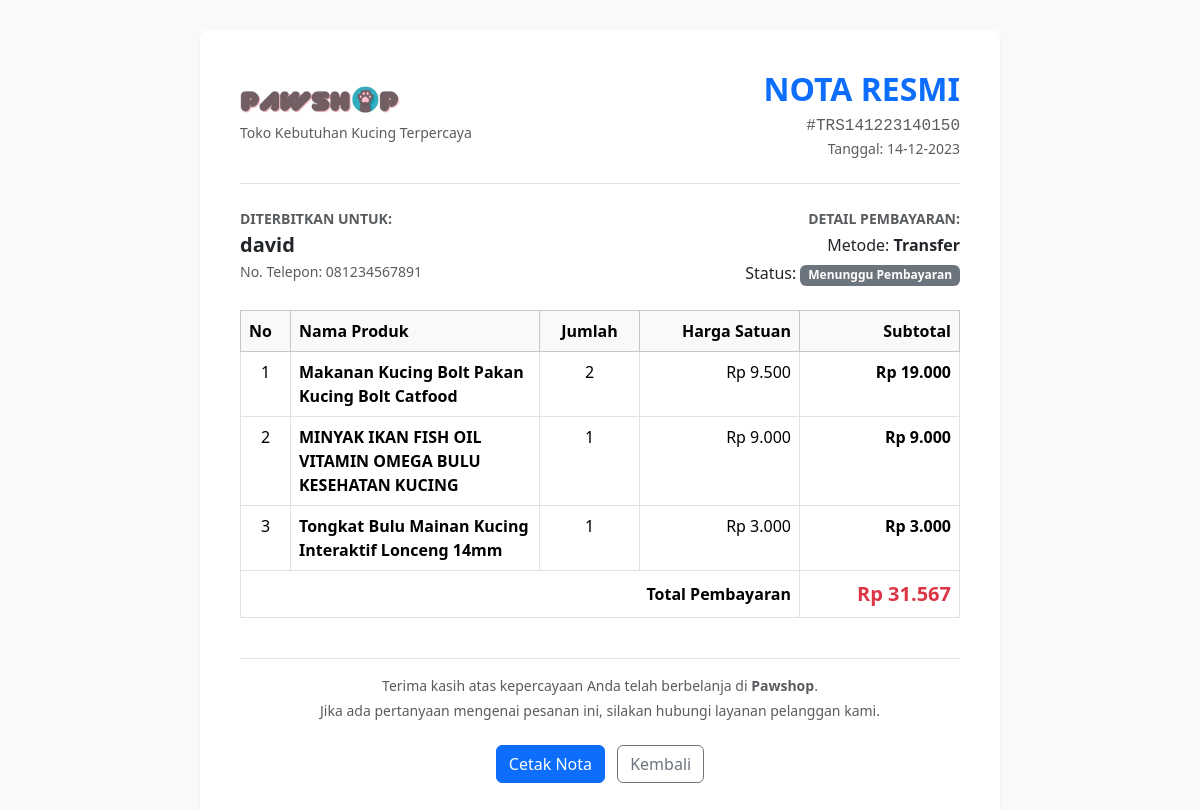
Page /customer/invoice.php?id=TRS141223140150 (signed in) on the committed database.
### tables this page shows
CREATE TABLE IF NOT EXISTS `transaksi` (
  `id` varchar(25) NOT NULL,
  `timestamp` varchar(30) NOT NULL,
  `user_id` int(11) NOT NULL,
  `total_amount` int(11) NOT NULL,
  `payment_method` varchar(50) NOT NULL,
  `bukti_pembayaran` varchar(255) DEFAULT NULL,
  `status_id` int(11) NOT NULL,
  `expiry_date` bigint(20) DEFAULT NULL,
  PRIMARY KEY (`id`),
  KEY `user_id` (`user_id`),
  KEY `status_id` (`status_id`)
);

CREATE TABLE IF NOT EXISTS `users` (
  `id` int(11) NOT NULL AUTO_INCREMENT,
  `username` varchar(50) NOT NULL,
  `password` varchar(255) NOT NULL,
  `phone_number` varchar(30) DEFAULT NULL,
  `remember_token` varchar(255) DEFAULT '',
  `privilege` varchar(20) NOT NULL DEFAULT 'user',
  PRIMARY KEY (`id`),
  UNIQUE KEY `username` (`username`)
);

CREATE TABLE IF NOT EXISTS `status` (
  `id` int(11) NOT NULL AUTO_INCREMENT,
  `name` varchar(50) NOT NULL,
  PRIMARY KEY (`id`)
);

CREATE TABLE IF NOT EXISTS `transaksi_detail` (
  `id` int(11) NOT NULL AUTO_INCREMENT,
  `transactions_id` varchar(25) NOT NULL,
  `product_id` int(11) NOT NULL,
  `quantity` int(11) NOT NULL,
  `unit_price` int(11) NOT NULL,
  `subtotal` int(11) NOT NULL,
  PRIMARY KEY (`id`),
  KEY `transactions_id` (`transactions_id`),
  KEY `product_id` (`product_id`)
);

CREATE TABLE IF NOT EXISTS `produk` (
  `id` int(11) NOT NULL AUTO_INCREMENT,
  `gambar` varchar(255) NOT NULL DEFAULT 'x.jpg',
  `nama_produk` varchar(255) NOT NULL,
  `category_id` int(11) NOT NULL,
  `stok` int(11) NOT NULL DEFAULT 0,
  `harga` int(11) NOT NULL DEFAULT 0,
  `detail` text DEFAULT NULL,
  PRIMARY KEY (`id`),
  KEY `category_id` (`category_id`)
);

### config/database.php (called while the page is built, shortened)
<?php
spl_autoload_register(function ($class) {
    $prefix = 'App\\';
    $base_dir = ROOT_PATH . '/src/';
    $len = strlen($prefix);
    $relative_class = substr($class, $len);
    $file = $base_dir . str_replace('\\', '/', $relative_class) . '.php';
});
require_once ROOT_PATH . '/src/helpers.php';

### src/Database.php (called while the page is built, shortened)
<?php
class Database
{
    private static ?Database $instance = null;
    private function __construct()
    {
        $host = getenv('DB_HOST') ?: 'localhost';
        $user = getenv('DB_USER') ?: 'root';
        $pass = getenv('DB_PASS') !== false ? getenv('DB_PASS') : '';
        $name = getenv('DB_NAME') ?: 'pawshop';
        $port = getenv('DB_PORT') ? (int)getenv('DB_PORT') : 3306;
        if (extension_loaded('pdo_mysql')) {
            $dsn = "mysql:host={$host};port={$port};dbname={$name};charset=utf8mb4";
            $options = [
                PDO::ATTR_ERRMODE            => PDO::ERRMODE_EXCEPTION,
                PDO::ATTR_DEFAULT_FETCH_MODE => PDO::FETCH_ASSOC,
                PDO::ATTR_EMULATE_PREPARES   => false,
            ];
            try {
                $this->pdo = new PDO($dsn, $user, $pass, $options);
                $this->usePdo = true;
                return;
            } catch (PDOException $e) {
            }
        }
        die("Database connection failed: Neither PDO (pdo_mysql) nor MySQLi extension is installed.");
    }
    public static function getInstance(): Database
    {
        if (self::$instance === null) {
            self::$instance = new self();
        }
        return self::$instance;
    }
    public static function query(string $sql, array $params = []): array
    {
        $db = self::getInstance();
        if ($db->usePdo && $db->pdo) {
            $stmt = $db->pdo->prepare($sql);
            $stmt->execute($params);
            return $stmt->fetchAll();
        }
        return [];
    }
    public static function fetchOne(string $sql, array $params = []): ?array
    {
        $db = self::getInstance();
        if ($db->usePdo && $db->pdo) {
            $stmt = $db->pdo->prepare($sql);
            $stmt->execute($params);
            $res = $stmt->fetch();
            return $res ?: null;
        }
        return null;
    }
}

### src/OrderService.php (called while the page is built, shortened)
<?php
class OrderService
{
    public static function getOrderById(string $orderId): ?array
    {
        return Database::fetchOne(
            "SELECT t.*, u.username, u.phone_number, s.name AS status_name
             FROM transaksi t
             JOIN users u ON t.user_id = u.id
             JOIN status s ON t.status_id = s.id
             WHERE t.id = ?",
            [$orderId]
        );
    }
    public static function getOrderDetails(string $orderId): array
    {
        return Database::query(
            "SELECT td.*, p.nama_produk, p.gambar
             FROM transaksi_detail td
             JOIN produk p ON td.product_id = p.id
             WHERE td.transactions_id = ?",
            [$orderId]
        );
    }
}

### src/helpers.php (called while the page is built, shortened)
<?php
if (!function_exists('format_rupiah')) {
    function format_rupiah(float|int|null $amount): string
    {
        return 'Rp ' . number_format((float)($amount ?? 0), 0, ',', '.');
    }
}

### customer/invoice.php (the view, shortened to what this page needs)
<?php
require_once __DIR__ . '/../config/database.php';
$id = isset($_GET['id']) ? trim($_GET['id']) : '';
$order = !empty($id) ? OrderService::getOrderById($id) : null;
$details = OrderService::getOrderDetails($id);
?>
<!DOCTYPE html>
<html lang="id">
<head>
  <link href="<?= BASE_URL ?>assets/css/bootstrap.min.css" rel="stylesheet">
</head>
<body>
  <div class="container">
    <div class="invoice-card">
      <div class="d-flex justify-content-between align-items-center mb-4 border-bottom pb-4">
        <div>
          <img src="<?= BASE_URL ?>assets/images/brand/logo.png" alt="Pawshop" width="160">
          <p class="text-muted small mt-2 mb-0">Toko Kebutuhan Kucing Terpercaya</p>
        </div>
        <div class="text-end">
          <h2 class="fw-bold mb-1 text-primary">NOTA RESMI</h2>
          <span class="text-muted font-monospace">#<?= htmlspecialchars($order['id']) ?></span>
          <p class="mb-0 text-muted small">Tanggal: <?= htmlspecialchars($order['timestamp']) ?></p>
        </div>
      </div>
      <div class="row mb-4">
        <div class="col-6">
          <p class="text-muted small mb-1 fw-bold text-uppercase">Diterbitkan Untuk:</p>
          <h5 class="fw-bold mb-1"><?= htmlspecialchars($order['username']) ?></h5>
          <p class="text-muted small mb-0">No. Telepon: <?= htmlspecialchars($order['phone_number'] ?? '-') ?></p>
        </div>
        <div class="col-6 text-end">
          <p class="text-muted small mb-1 fw-bold text-uppercase">Detail Pembayaran:</p>
          <p class="mb-1">Metode: <strong><?= htmlspecialchars($order['payment_method']) ?></strong></p>
          <p class="mb-0">Status: <span class="badge bg-secondary"><?= htmlspecialchars($order['status_name']) ?></span></p>
        </div>
      </div>
      <div class="table-responsive mb-4">
        <table class="table table-bordered">
          <thead class="table-light">
            <tr>
              <th style="width: 50px;">No</th>
              <th>Nama Produk</th>
              <th class="text-center" style="width: 100px;">Jumlah</th>
              <th class="text-end" style="width: 160px;">Harga Satuan</th>
              <th class="text-end" style="width: 160px;">Subtotal</th>
            </tr>
          </thead>
          <tbody>
            <?php
            $no = 1;
            foreach ($details as $row):
            ?>
              <tr>
                <td class="text-center"><?= $no++ ?></td>
                <td class="fw-semibold"><?= htmlspecialchars($row['nama_produk']) ?></td>
                <td class="text-center"><?= $row['quantity'] ?></td>
                <td class="text-end"><?= format_rupiah($row['unit_price']) ?></td>
                <td class="text-end fw-bold"><?= format_rupiah($row['subtotal']) ?></td>
              </tr>
            <?php endforeach; ?>
          </tbody>
          <tfoot>
            <tr>
              <th colspan="4" class="text-end">Total Pembayaran</th>
              <th class="text-end text-danger fs-5"><?= format_rupiah($order['total_amount']) ?></th>
            </tr>
          </tfoot>
        </table>
      </div>
      <div class="border-top pt-3 text-center text-muted small">
        <p class="mb-1">Terima kasih atas kepercayaan Anda telah berbelanja di <strong>Pawshop</strong>.</p>
        <p class="mb-0">Jika ada pertanyaan mengenai pesanan ini, silakan hubungi layanan pelanggan kami.</p>
      </div>
      <div class="text-center mt-4 no-print">
        <button onclick="window.print()" class="btn btn-primary me-2">
          Cetak Nota
        </button>
        <a href="<?= BASE_URL ?>customer/transactions.php" class="btn btn-outline-secondary">
          Kembali
        </a>
      </div>
    </div>
  </div>
</body>
</html>

### customer/invoice.php (style rules this page uses)
body { background-color: #f8f9fa; }
.invoice-card { max-width: 800px; margin: 30px auto; background: white; border-radius: 8px; box-shadow: 0 4px 6px rgba(0,0,0,0.05); padding: 40px; }

### rows in the picture
transaksi: id "TRS141223140150", timestamp "14-12-2023", user.username "david", user.phone_number "081234567891", payment_method "Transfer", status.name "Menunggu Pembayaran", total_amount "Rp 31.567"
transaksi_detail: produk.nama_produk "Makanan Kucing Bolt Pakan Kucing Bolt Catfood", quantity "2", unit_price "Rp 9.500", subtotal "Rp 19.000"
transaksi_detail: produk.nama_produk "MINYAK IKAN FISH OIL VITAMIN OMEGA BULU KESEHATAN KUCING", quantity "1", unit_price "Rp 9.000", subtotal "Rp 9.000"
transaksi_detail: produk.nama_produk "Tongkat Bulu Mainan Kucing Interaktif Lonceng 14mm", quantity "1", unit_price "Rp 3.000", subtotal "Rp 3.000"
